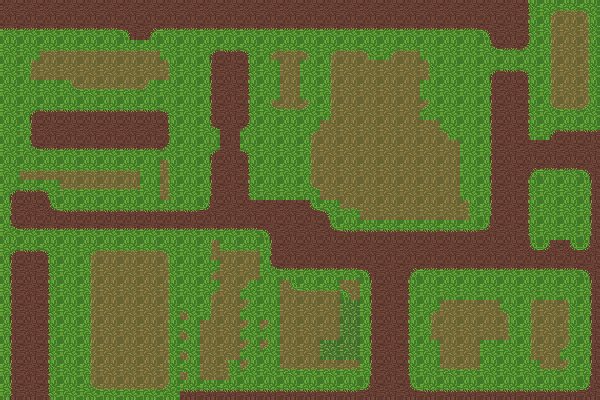

This is a level from a 2D game, rendered from its Tiled map with the project's own tilesets. A one-line summary and the complete map file follow:
An orthogonal 30x20 tile map with 20x20 px tiles, 1 tile layer (Tile Layer 1), 2 tilesets.

<map version="1.10" tiledversion="1.10.1" orientation="orthogonal" renderorder="right-down" width="30" height="20" tilewidth="20" tileheight="20" infinite="0" nextlayerid="2" nextobjectid="1">
 <tileset firstgid="1" source="pk_ground.tsx" />
 <tileset firstgid="13" source="pk_ground_2.tsx" />
 <layer id="1" name="Tile Layer 1" width="30" height="20">
  <data encoding="csv">
25,25,25,25,25,25,25,25,25,25,25,25,25,25,25,25,25,25,25,25,25,25,25,25,25,25,26,38,39,40,
15,32,32,32,32,32,16,14,15,15,15,15,15,15,15,15,15,15,15,15,15,32,32,32,16,25,26,45,46,47,
43,2,39,39,39,39,39,39,22,22,17,18,19,38,39,40,38,39,40,38,39,43,22,22,31,32,33,45,46,47,
43,45,46,46,46,46,46,46,47,22,24,25,21,22,46,22,45,46,46,46,46,42,22,22,17,18,19,45,46,47,
43,43,43,52,53,53,53,54,43,22,24,25,21,22,3,22,45,46,46,46,46,22,22,22,24,25,26,45,46,47,
43,17,29,29,29,29,29,29,19,22,24,25,21,52,53,54,45,46,46,46,46,54,22,22,24,25,26,52,53,54,
43,24,25,25,25,25,25,25,21,22,31,25,33,22,22,38,46,46,46,46,46,46,40,22,24,25,26,17,18,18,
43,31,32,32,32,32,32,32,33,22,17,25,19,22,22,44,46,46,46,46,46,46,46,22,24,25,25,25,25,25,
43,39,39,39,39,39,39,22,47,22,24,25,21,22,22,44,46,46,46,46,46,46,46,22,24,25,14,32,32,16,
17,18,19,53,53,53,53,22,47,22,24,25,21,22,22,52,46,46,46,46,46,46,46,22,24,25,21,22,22,24,
24,25,28,18,18,18,18,18,18,18,30,25,25,25,25,28,19,53,46,46,46,46,46,42,24,25,21,22,22,24,
31,15,15,15,15,15,15,15,15,15,15,15,15,16,25,25,28,18,18,18,18,18,18,18,30,25,21,22,2,24,
17,18,19,43,38,39,39,39,40,22,45,39,39,24,25,25,25,25,25,25,25,25,25,25,25,25,28,30,28,30,
23,25,26,43,44,46,46,46,42,22,38,46,46,31,15,15,15,32,16,25,14,32,32,32,32,32,32,32,32,16,
23,25,26,43,44,46,46,46,42,22,38,46,54,22,49,39,39,37,24,25,26,43,43,43,43,43,2,2,22,24,
23,25,26,43,44,46,46,46,42,40,44,46,54,22,46,3,3,7,24,25,26,38,46,46,46,40,45,46,42,24,
23,25,26,43,44,46,46,46,42,40,46,46,54,54,3,3,3,7,24,25,26,45,46,46,46,47,45,46,42,24,
23,25,26,43,44,46,46,46,42,40,46,46,54,54,3,3,7,7,24,25,26,2,46,46,2,2,45,46,54,24,
23,25,26,43,44,46,46,46,42,40,46,47,54,43,53,53,53,53,24,25,26,2,36,36,2,2,2,53,54,24,
23,25,26,43,52,53,53,53,54,18,18,18,18,18,18,18,18,18,30,25,28,18,18,18,18,18,18,18,18,30
</data>
 </layer>
</map>